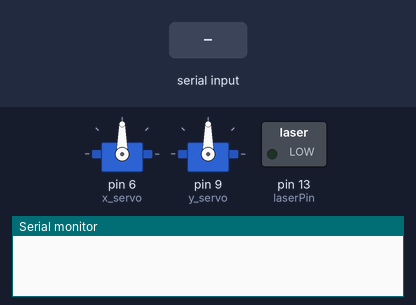
Simulated run of this sketch. Board: Arduino Uno, built with avr-gcc and run on an emulated ATmega328P. Shown: 2 × servo, switched loads named in the sketch (green lamp = pin HIGH), the last lines printed to the serial monitor. The inputs (shaded band) are chosen by the test bench. Random numbers use the default seed unless the sketch sets one.

Above: at 1.2 s.
1.3 s: "1" received over Serial
4.3 s: "Z" received over Serial
At 7.0 s:
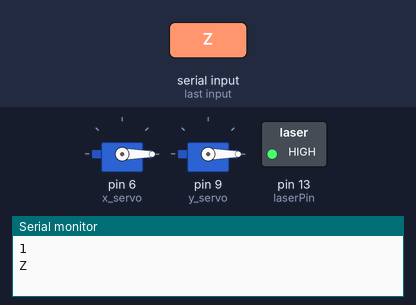
7.3 s: "S" received over Serial
At 9.7 s:
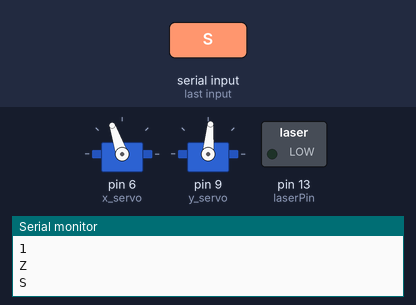
10.3 s: "Z" received over Serial
At 12.4 s:
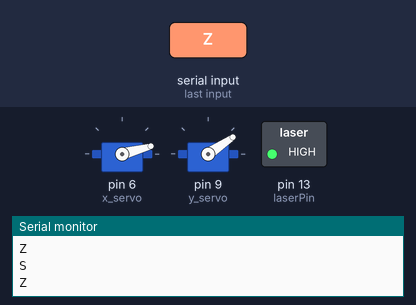
13.3 s: "S" received over Serial
At 15.2 s:
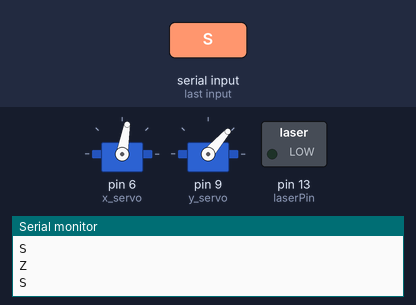
16.3 s: "2" received over Serial
Timing chart, 0 to 19.5 s (numbered marks = the images above; inputs shaded):
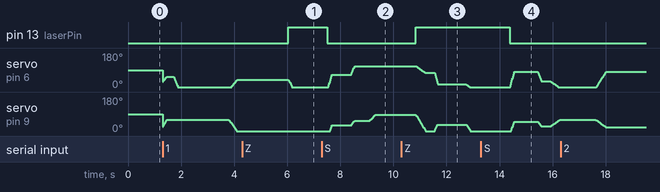

The sketch:

servo_control.ino
```cpp
#include <Wire.h>
#include <Servo.h>
#include <hd44780.h>
#include <hd44780ioClass/hd44780_I2Cexp.h>

/* LCD init
const int LCD_COLS = 16;
const int LCD_ROWS = 2;
hd44780_I2Cexp lcd;
*/

String message = "";
String commandString = "";
bool stringComplete = false;

// Laser
const int laserPin = 13;

// Servo
Servo x_servo;
Servo y_servo;
int pos = 0;

// default positions of servo and settings
float min_x = 5;
float max_x = 50;
float min_y = 5;
float max_y = 35;
int min_freeze = 200;
int max_freeze = 3000;
int minimal_movement = 5;

// starting point and auto positions
int random_delay;
float x_position = min_x + (max_x - min_x)/2;
float y_position = min_y + (max_y - min_y)/2;
float x_old_position = x_position;
float y_old_position = y_position;
float x_new_position;
float y_new_position;
float x_speed;
float y_speed;
int movement_time;

int rotspeedx;
int rotspeedy;

// automated servo
bool automated = false;

//
float x_position_a = min_x + (max_x - min_x)/2;
float y_position_a = min_y + (max_y - min_y)/2;

void setup() {
  int status;
  Serial.begin(9600);
  //status = lcd.begin(LCD_COLS, LCD_ROWS);
  //if(status){
    //hd44780::fatalError(status);
  //}
  pinMode(laserPin, OUTPUT);
  x_servo.attach(6);
  y_servo.attach(9);


  //lcd.print("Ready to connect");
}

void loop() {
    //LCD();
    servoLogic();

}

void servoLogic(){
  serialEvent();
  if(stringComplete){
    stringComplete = false;
  if(commandString.equals("1")){
    automated = true;
    commandString = "";
    while(automated){
      serialEvent();
      if(commandString.equals("Z")){
        commandString = "";
        digitalWrite(laserPin, HIGH);
      } else if (commandString.equals("S")){
        commandString = "";
        digitalWrite(laserPin, LOW);
      }
      if(commandString.equals("2")){
        commandString="";
        automated = false;
      }
      movement_time = random(10,40);
      random_delay = random(min_freeze, max_freeze);
      x_new_position = random(min_x+minimal_movement, max_x-minimal_movement);
      y_new_position = random(min_y+minimal_movement, max_y-minimal_movement);

      if( (y_new_position > y_old_position) && (abs(y_new_position - y_old_position) < 5 )) {
        y_new_position = y_new_position + minimal_movement;
      }  else if ( (y_new_position < y_old_position) && (abs(y_new_position - y_old_position) < 5 )) {
        y_new_position = y_new_position - minimal_movement;
      }

      if( (x_new_position > x_old_position) && (abs(x_new_position - x_old_position) < 5 )) {
        x_new_position = x_new_position + minimal_movement;
      }  else if ( (x_new_position < x_old_position) && (abs(x_new_position - x_old_position) < 5 )) {
        x_new_position = x_new_position - minimal_movement;
      }

      x_speed = 5*(x_new_position - x_old_position)/movement_time;
      y_speed = 5*(y_new_position - y_old_position)/movement_time;
      for (pos = 0; pos < movement_time; pos += 1) {
          x_position = x_position + x_speed;
          y_position = y_position + y_speed;
          x_servo.write(x_position);
          y_servo.write(y_position);
        delay(10);
      }
      x_old_position = x_new_position;
      y_old_position = y_new_position;
      delay(random_delay);
  }
  } else if (commandString.equals("2")) {
    commandString="";
  } else if (commandString.equals("U")){
    commandString="";
    movement_time = random(3,6);
    for(pos=0; pos < movement_time; pos+=1){
      y_position_a = y_position_a-5;
      y_servo.write(y_position_a);
    }
    delay(5);
  } else if (commandString.equals("D")){
    commandString="";
    movement_time = random(3,6);
    for(pos=0; pos < movement_time; pos+=1){
      y_position_a = y_position_a+5;
      y_servo.write(y_position_a);
    }
    delay(5);
  } else if (commandString.equals("R")){
    commandString="";
    movement_time = random(4,10);
    for(pos=0; pos < movement_time; pos+=1){
      x_position_a = x_position_a-5;
      x_servo.write(x_position_a);
    }
    delay(5);
  } else if (commandString.equals("L")){
    commandString="";
    movement_time = random(4,10);
    for(pos=0; pos < movement_time; pos+=1){
      x_position_a = x_position_a+5;
      x_servo.write(x_position_a);
    }
    delay(5);
  } else if (commandString.equals("Z")){
    commandString = "";
    digitalWrite(laserPin, HIGH);
    delay(5);
  } else if (commandString.equals("S")){
    commandString="";
    digitalWrite(laserPin, LOW);
    delay(5);
  }
  }


}
void serialEvent(){
  if(Serial.available()){
    char c = (char)Serial.read();
    commandString+=c;
    stringComplete = true;
    Serial.println(commandString);
    /*if(c = "\n"){
      stringComplete = true;
    } else {
      message+=c;

    }
    */
  }

}


// BREAKING BETWEEN SETUP AND LOOP

/* SerialEvent up to LCD are for LCD DISPLAY CODE */
/*


String getTextToPrint(){
  String value = message.substring(5,message.length()-2);
  return value;
}

void printText(String text){
  lcd.clear();
  lcd.setCursor(0, 1);
  if(text.length()<16){
    lcd.print(text);
  } else {
    lcd.print(text.substring(0,16));
    lcd.setCursor(1, 1);
  }
}

void LCD(){
  serialEvent();
  if(stringComplete){
    stringComplete = false;
    if(commandString.equals("STAR")){
      lcd.clear();
      //lcd.print("Connected");
      lcd.print(message);
      message="";
      commandString = "";
    }
      else if(commandString.equals("STOP")){
      lcd.clear();
      lcd.print("Ready to connect");
      message="";
      commandString="";
    }
    else if (commandString.equals("TEXT")){
      String text = getTextToPrint();
      printText(text);
      message="";
      commandString="";
    } else {
      lcd.clear();
      lcd.print("else");
      message="";
      commandString="";
    }
  }
}
*/
```

Measured:
- after the input at 4.3 s, pin 13 (laserPin): LOW → HIGH after 1.7 s
- after the input at 7.3 s, pin 13 (laserPin): HIGH → LOW after 0.21 s
- after the input at 10.3 s, pin 13 (laserPin): LOW → HIGH after 0.55 s
- after the input at 13.3 s, pin 13 (laserPin): HIGH → LOW after 1.1 s
